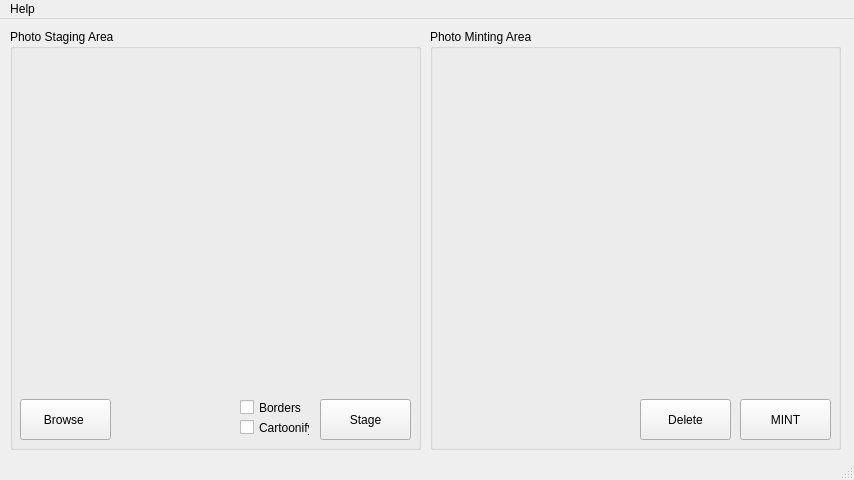
<?xml version="1.0" encoding="UTF-8"?>
<ui version="4.0">
 <class>MainWindow</class>
 <widget class="QMainWindow" name="MainWindow">
  <property name="geometry">
   <rect>
    <x>0</x>
    <y>0</y>
    <width>854</width>
    <height>480</height>
   </rect>
  </property>
  <property name="windowTitle">
   <string>MainWindow</string>
  </property>
  <widget class="QWidget" name="centralwidget">
   <widget class="QGroupBox" name="leftGroupBox">
    <property name="geometry">
     <rect>
      <x>10</x>
      <y>10</y>
      <width>411</width>
      <height>421</height>
     </rect>
    </property>
    <property name="title">
     <string>Photo Staging Area</string>
    </property>
    <widget class="QPushButton" name="stageButton">
     <property name="geometry">
      <rect>
       <x>310</x>
       <y>370</y>
       <width>91</width>
       <height>41</height>
      </rect>
     </property>
     <property name="text">
      <string>Stage</string>
     </property>
    </widget>
    <widget class="QCheckBox" name="styleTwoCheckBox">
     <property name="geometry">
      <rect>
       <x>230</x>
       <y>390</y>
       <width>70</width>
       <height>17</height>
      </rect>
     </property>
     <property name="text">
      <string>Cartoonify</string>
     </property>
     <property name="autoExclusive">
      <bool>true</bool>
     </property>
    </widget>
    <widget class="QCheckBox" name="styleOneCheckBox">
     <property name="geometry">
      <rect>
       <x>230</x>
       <y>370</y>
       <width>70</width>
       <height>17</height>
      </rect>
     </property>
     <property name="text">
      <string>Borders</string>
     </property>
     <property name="autoExclusive">
      <bool>true</bool>
     </property>
    </widget>
    <widget class="QLabel" name="leftLabel">
     <property name="geometry">
      <rect>
       <x>10</x>
       <y>30</y>
       <width>390</width>
       <height>330</height>
      </rect>
     </property>
     <property name="acceptDrops">
      <bool>true</bool>
     </property>
     <property name="frameShadow">
      <enum>QFrame::Plain</enum>
     </property>
     <property name="text">
      <string/>
     </property>
     <property name="textFormat">
      <enum>Qt::AutoText</enum>
     </property>
     <property name="scaledContents">
      <bool>true</bool>
     </property>
     <property name="alignment">
      <set>Qt::AlignCenter</set>
     </property>
     <property name="margin">
      <number>2</number>
     </property>
     <property name="openExternalLinks">
      <bool>false</bool>
     </property>
    </widget>
    <widget class="QPushButton" name="browseButton">
     <property name="geometry">
      <rect>
       <x>10</x>
       <y>370</y>
       <width>91</width>
       <height>41</height>
      </rect>
     </property>
     <property name="text">
      <string>Browse </string>
     </property>
    </widget>
   </widget>
   <widget class="QGroupBox" name="rightGroupBox">
    <property name="geometry">
     <rect>
      <x>430</x>
      <y>10</y>
      <width>411</width>
      <height>421</height>
     </rect>
    </property>
    <property name="title">
     <string>Photo Minting Area</string>
    </property>
    <widget class="QLabel" name="rightLabel">
     <property name="geometry">
      <rect>
       <x>10</x>
       <y>30</y>
       <width>390</width>
       <height>330</height>
      </rect>
     </property>
     <property name="acceptDrops">
      <bool>true</bool>
     </property>
     <property name="text">
      <string/>
     </property>
     <property name="scaledContents">
      <bool>true</bool>
     </property>
     <property name="margin">
      <number>2</number>
     </property>
     <property name="openExternalLinks">
      <bool>false</bool>
     </property>
    </widget>
    <widget class="QPushButton" name="mintButton">
     <property name="geometry">
      <rect>
       <x>310</x>
       <y>370</y>
       <width>91</width>
       <height>41</height>
      </rect>
     </property>
     <property name="text">
      <string>MINT</string>
     </property>
    </widget>
    <widget class="QPushButton" name="deleteButton">
     <property name="geometry">
      <rect>
       <x>210</x>
       <y>370</y>
       <width>91</width>
       <height>41</height>
      </rect>
     </property>
     <property name="text">
      <string>Delete</string>
     </property>
    </widget>
   </widget>
  </widget>
  <widget class="QStatusBar" name="statusbar"/>
  <widget class="QMenuBar" name="menubar">
   <property name="geometry">
    <rect>
     <x>0</x>
     <y>0</y>
     <width>854</width>
     <height>21</height>
    </rect>
   </property>
   <widget class="QMenu" name="menuHelp">
    <property name="title">
     <string>Help</string>
    </property>
    <addaction name="actionDocs"/>
   </widget>
   <addaction name="menuHelp"/>
  </widget>
  <action name="actionDocs">
   <property name="text">
    <string>Help Document</string>
   </property>
  </action>
 </widget>
 <!--
 <resources>
  <include location="test.qrc"/> 
 </resources>
 -->
 <connections/>
</ui>
